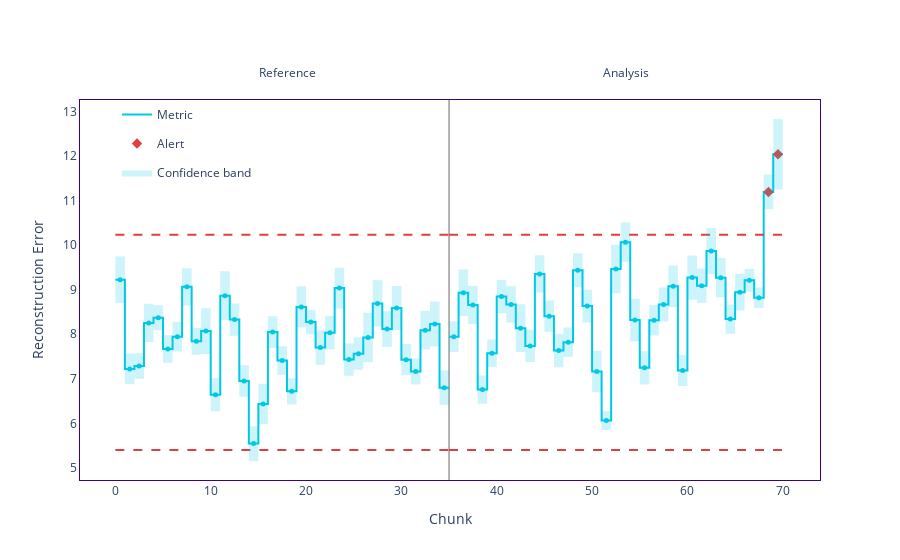

Source (notebook cell):
### Code cell
from nannyml.plots.blueprints.metrics import plot_metric
METRLA_drift_detector = nml.DataReconstructionDriftCalculator(
    column_names=METRLA_feature_names,
    chunk_size=500
).fit(reference_data=METRLA_reference_set)

# Calculate drift results
METRLA_drift_results = METRLA_drift_detector.calculate(data=METRLA_analysis_set)

# Visualize drift
METRLA_drift_results_plot = plot_metric(METRLA_drift_results, title='', metric_display_name='Reconstruction Error',
                metric_column_name='reconstruction_error')
METRLA_drift_results_plot.write_image('metrla_drift_results.png', width=1000, height=500)
METRLA_drift_results_plot.show()

### Figure 1 — Plotly figure (JSON) as saved in the notebook; plotly's stock layout.template omitted (floating-point values rounded to 4 significant figures; data arrays with more than 128 entries replaced by an {"elided": "..."} marker saying what was removed)
{"data": [{"hoverinfo": "skip", "legendgroup": "metric_reference", "line": {"color": "#00c8e5", "shape": "hv", "width": 2}, "mode": "lines", "name": "Metric", "showlegend": true, "type": "scatter", "x": [0, 1, 2, 3, 4, 5, 6, 7, 8, 9, 10, 11, 12, 13, 14, 15, 16, 17, 18, 19, 20, 21, 22, 23, 24, 25, 26, 27, 28, 29, 30, 31, 32, 33, 34, 35], "y": [9.222, 7.222, 7.287, 8.255, 8.371, 7.668, 7.944, 9.064, 7.844, 8.071, 6.642, 8.864, 8.329, 6.949, 5.546, 6.433, 8.048, 7.412, 6.72, 8.613, 8.273, 7.704, 8.036, 9.036, 7.431, 7.563, 7.929, 8.692, 8.115, 8.587, 7.43, 7.162, 8.092, 8.231, 6.8, 6.8]}, {"customdata": {"elided": "35x7 mixed values"}, "hovertemplate": "%{customdata[1]} &nbsp; &nbsp; %{customdata[2]} <br />Chunk: <b>%{customdata[3]}</b> &nbsp; &nbsp; %{customdata[4]} <br />%{customdata[0]}: <b>%{customdata[5]}</b><br />Confidence band: +/- <b>%{customdata[6]}</b><br /><extra></extra>", "legendgroup": "metric_reference", "marker": {"color": "#00c8e5", "size": 5, "symbol": "circle"}, "mode": "markers", "name": "Metric", "showlegend": false, "type": "scatter", "x": [0.5, 1.5, 2.5, 3.5, 4.5, 5.5, 6.5, 7.5, 8.5, 9.5, 10.5, 11.5, 12.5, 13.5, 14.5, 15.5, 16.5, 17.5, 18.5, 19.5, 20.5, 21.5, 22.5, 23.5, 24.5, 25.5, 26.5, 27.5, 28.5, 29.5, 30.5, 31.5, 32.5, 33.5, 34.5], "y": [9.222, 7.222, 7.287, 8.255, 8.371, 7.668, 7.944, 9.064, 7.844, 8.071, 6.642, 8.864, 8.329, 6.949, 5.546, 6.433, 8.048, 7.412, 6.72, 8.613, 8.273, 7.704, 8.036, 9.036, 7.431, 7.563, 7.929, 8.692, 8.115, 8.587, 7.43, 7.162, 8.092, 8.231, 6.8, 6.8]}, {"hoverinfo": "skip", "legendgroup": "metric_analysis", "line": {"color": "#00c8e5", "shape": "hv", "width": 2}, "mode": "lines", "name": "Metric", "showlegend": false, "type": "scatter", "x": [35, 36, 37, 38, 39, 40, 41, 42, 43, 44, 45, 46, 47, 48, 49, 50, 51, 52, 53, 54, 55, 56, 57, 58, 59, 60, 61, 62, 63, 64, 65, 66, 67, 68, 69, 70], "y": [7.946, 8.931, 8.656, 6.758, 7.572, 8.846, 8.669, 8.137, 7.737, 9.354, 8.403, 7.633, 7.823, 9.437, 8.631, 7.166, 6.063, 9.464, 10.07, 8.319, 7.246, 8.313, 8.668, 9.077, 7.185, 9.272, 9.089, 9.868, 9.27, 8.34, 8.945, 9.213, 8.818, 11.19, 12.04, 12.04]}, {"customdata": {"elided": "35x7 mixed values"}, "hovertemplate": "%{customdata[1]} &nbsp; &nbsp; %{customdata[2]} <br />Chunk: <b>%{customdata[3]}</b> &nbsp; &nbsp; %{customdata[4]} <br />%{customdata[0]}: <b>%{customdata[5]}</b><br />Confidence band: +/- <b>%{customdata[6]}</b><br /><extra></extra>", "legendgroup": "metric_analysis", "marker": {"color": "#00c8e5", "size": 5, "symbol": "circle"}, "mode": "markers", "name": "Metric", "showlegend": false, "type": "scatter", "x": [35.5, 36.5, 37.5, 38.5, 39.5, 40.5, 41.5, 42.5, 43.5, 44.5, 45.5, 46.5, 47.5, 48.5, 49.5, 50.5, 51.5, 52.5, 53.5, 54.5, 55.5, 56.5, 57.5, 58.5, 59.5, 60.5, 61.5, 62.5, 63.5, 64.5, 65.5, 66.5, 67.5, 68.5, 69.5], "y": [7.946, 8.931, 8.656, 6.758, 7.572, 8.846, 8.669, 8.137, 7.737, 9.354, 8.403, 7.633, 7.823, 9.437, 8.631, 7.166, 6.063, 9.464, 10.07, 8.319, 7.246, 8.313, 8.668, 9.077, 7.185, 9.272, 9.089, 9.868, 9.27, 8.34, 8.945, 9.213, 8.818, 11.19, 12.04, 12.04]}, {"hoverinfo": "skip", "legendgroup": "alert", "marker": {"color": "#DD4040", "size": 8, "symbol": "diamond"}, "mode": "markers", "name": "Alert", "showlegend": true, "type": "scatter", "x": [68.5, 69.5], "y": [11.19, 12.04]}, {"hoverinfo": "skip", "legendgroup": "thresh", "line": {"color": "#DD4040", "dash": "dash", "width": 2}, "mode": "lines", "name": "Threshold", "showlegend": false, "type": "scatter", "x": [0, 1, 2, 3, 4, 5, 6, 7, 8, 9, 10, 11, 12, 13, 14, 15, 16, 17, 18, 19, 20, 21, 22, 23, 24, 25, 26, 27, 28, 29, 30, 31, 32, 33, 34, 35], "y": [10.23, 10.23, 10.23, 10.23, 10.23, 10.23, 10.23, 10.23, 10.23, 10.23, 10.23, 10.23, 10.23, 10.23, 10.23, 10.23, 10.23, 10.23, 10.23, 10.23, 10.23, 10.23, 10.23, 10.23, 10.23, 10.23, 10.23, 10.23, 10.23, 10.23, 10.23, 10.23, 10.23, 10.23, 10.23, 10.23]}, {"hoverinfo": "skip", "legendgroup": "thresh", "line": {"color": "#DD4040", "dash": "dash", "width": 2}, "mode": "lines", "name": "Threshold", "showlegend": false, "type": "scatter", "x": [0, 1, 2, 3, 4, 5, 6, 7, 8, 9, 10, 11, 12, 13, 14, 15, 16, 17, 18, 19, 20, 21, 22, 23, 24, 25, 26, 27, 28, 29, 30, 31, 32, 33, 34, 35], "y": [5.402, 5.402, 5.402, 5.402, 5.402, 5.402, 5.402, 5.402, 5.402, 5.402, 5.402, 5.402, 5.402, 5.402, 5.402, 5.402, 5.402, 5.402, 5.402, 5.402, 5.402, 5.402, 5.402, 5.402, 5.402, 5.402, 5.402, 5.402, 5.402, 5.402, 5.402, 5.402, 5.402, 5.402, 5.402, 5.402]}, {"hoverinfo": "skip", "legendgroup": "thresh", "line": {"color": "#DD4040", "dash": "dash", "width": 2}, "mode": "lines", "name": "Threshold", "showlegend": false, "type": "scatter", "x": [35, 36, 37, 38, 39, 40, 41, 42, 43, 44, 45, 46, 47, 48, 49, 50, 51, 52, 53, 54, 55, 56, 57, 58, 59, 60, 61, 62, 63, 64, 65, 66, 67, 68, 69, 70], "y": [10.23, 10.23, 10.23, 10.23, 10.23, 10.23, 10.23, 10.23, 10.23, 10.23, 10.23, 10.23, 10.23, 10.23, 10.23, 10.23, 10.23, 10.23, 10.23, 10.23, 10.23, 10.23, 10.23, 10.23, 10.23, 10.23, 10.23, 10.23, 10.23, 10.23, 10.23, 10.23, 10.23, 10.23, 10.23, 10.23]}, {"hoverinfo": "skip", "legendgroup": "thresh", "line": {"color": "#DD4040", "dash": "dash", "width": 2}, "mode": "lines", "name": "Threshold", "showlegend": false, "type": "scatter", "x": [35, 36, 37, 38, 39, 40, 41, 42, 43, 44, 45, 46, 47, 48, 49, 50, 51, 52, 53, 54, 55, 56, 57, 58, 59, 60, 61, 62, 63, 64, 65, 66, 67, 68, 69, 70], "y": [5.402, 5.402, 5.402, 5.402, 5.402, 5.402, 5.402, 5.402, 5.402, 5.402, 5.402, 5.402, 5.402, 5.402, 5.402, 5.402, 5.402, 5.402, 5.402, 5.402, 5.402, 5.402, 5.402, 5.402, 5.402, 5.402, 5.402, 5.402, 5.402, 5.402, 5.402, 5.402, 5.402, 5.402, 5.402, 5.402]}, {"connectgaps": true, "hoverinfo": "skip", "line": {"color": "rgba(0,0,0,0)", "shape": "hv"}, "mode": "lines", "name": "Confidence band", "showlegend": false, "type": "scatter", "x": [0, 1, 2, 3, 4, 5, 6, 7, 8, 9, 10, 11, 12, 13, 14, 15, 16, 17, 18, 19, 20, 21, 22, 23, 24, 25, 26, 27, 28, 29, 30, 31, 32, 33, 34, 35], "y": [9.744, 7.567, 7.573, 8.686, 8.652, 7.977, 8.276, 9.481, 8.147, 8.585, 7.014, 9.411, 8.69, 7.303, 5.937, 6.89, 8.407, 7.733, 7.015, 9.078, 8.544, 8.091, 8.411, 9.495, 7.794, 7.925, 8.485, 9.21, 8.517, 9.084, 7.783, 7.455, 8.527, 8.736, 7.187, 7.187]}, {"connectgaps": true, "fill": "tonexty", "fillcolor": "rgba(0.0, 0.7843137254901961, 0.8980392156862745, 0.2)", "hoverinfo": "skip", "line": {"color": "rgba(0,0,0,0)", "shape": "hv"}, "mode": "lines", "name": "Confidence band", "showlegend": true, "type": "scatter", "x": [0, 1, 2, 3, 4, 5, 6, 7, 8, 9, 10, 11, 12, 13, 14, 15, 16, 17, 18, 19, 20, 21, 22, 23, 24, 25, 26, 27, 28, 29, 30, 31, 32, 33, 34, 35], "y": [8.7, 6.876, 7.0, 7.823, 8.091, 7.358, 7.613, 8.646, 7.541, 7.557, 6.27, 8.317, 7.968, 6.595, 5.155, 5.977, 7.689, 7.091, 6.425, 8.149, 8.002, 7.316, 7.662, 8.577, 7.067, 7.201, 7.374, 8.174, 7.714, 8.09, 7.077, 6.87, 7.657, 7.726, 6.413, 6.413]}, {"connectgaps": true, "hoverinfo": "skip", "line": {"color": "rgba(0,0,0,0)", "shape": "hv"}, "mode": "lines", "name": "Confidence band", "showlegend": false, "type": "scatter", "x": [35, 36, 37, 38, 39, 40, 41, 42, 43, 44, 45, 46, 47, 48, 49, 50, 51, 52, 53, 54, 55, 56, 57, 58, 59, 60, 61, 62, 63, 64, 65, 66, 67, 68, 69, 70], "y": [8.293, 9.452, 9.081, 7.076, 7.883, 9.218, 9.076, 8.671, 8.099, 9.771, 8.755, 8.009, 8.149, 9.819, 9.0, 7.632, 6.273, 10.01, 10.51, 8.794, 7.617, 8.655, 9.048, 9.542, 7.533, 9.768, 9.476, 10.38, 9.712, 8.67, 9.358, 9.469, 9.048, 11.58, 12.83, 12.83]}, {"connectgaps": true, "fill": "tonexty", "fillcolor": "rgba(0.0, 0.7843137254901961, 0.8980392156862745, 0.2)", "hoverinfo": "skip", "line": {"color": "rgba(0,0,0,0)", "shape": "hv"}, "mode": "lines", "name": "Confidence band", "showlegend": false, "type": "scatter", "x": [35, 36, 37, 38, 39, 40, 41, 42, 43, 44, 45, 46, 47, 48, 49, 50, 51, 52, 53, 54, 55, 56, 57, 58, 59, 60, 61, 62, 63, 64, 65, 66, 67, 68, 69, 70], "y": [7.599, 8.409, 8.232, 6.44, 7.26, 8.473, 8.262, 7.604, 7.375, 8.938, 8.052, 7.257, 7.497, 9.055, 8.263, 6.7, 5.853, 8.919, 9.629, 7.844, 6.874, 7.971, 8.288, 8.612, 6.836, 8.776, 8.702, 9.351, 8.828, 8.01, 8.532, 8.957, 8.588, 10.8, 11.25, 11.25]}], "layout": {"annotations": [{"showarrow": false, "text": "Reference", "x": 17, "xshift": 10, "y": 1.1, "yref": "y domain"}, {"showarrow": false, "text": "Analysis", "x": 52, "xshift": 15, "y": 1.1, "yref": "y domain"}], "hoverlabel": {"bgcolor": "white", "font": {"size": 14}}, "legend": {"itemclick": false, "itemdoubleclick": false, "traceorder": "grouped", "x": 0.05, "y": 1}, "paper_bgcolor": "rgba(255,255,255,1)", "plot_bgcolor": "rgba(255,255,255,1)", "shapes": [{"layer": "below", "line": {"color": "#666666", "width": 1}, "type": "line", "x0": 35, "x1": 35, "xref": "x", "y0": 0, "y1": 1, "yref": "y domain"}], "title": {"text": ""}, "xaxis": {"linecolor": "#3b0280", "matches": "x", "mirror": true, "showgrid": false, "title": {"text": "Chunk"}, "zeroline": false}, "yaxis": {"linecolor": "#3b0280", "mirror": true, "showgrid": false, "title": {"text": "Reconstruction Error"}, "zeroline": false}}}
